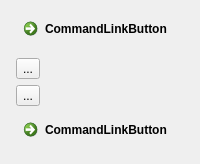
<?xml version="1.0" encoding="UTF-8"?>
<ui version="4.0">
 <class>TfWidget</class>
 <widget class="QWidget" name="TfWidget">
  <property name="windowTitle">
   <string>Form</string>
  </property>
  <layout class="QGridLayout" name="gridLayout">
   <item row="0" column="0">
    <widget class="QCommandLinkButton" name="commandLinkButton">
     <property name="sizePolicy">
      <sizepolicy hsizetype="Fixed" vsizetype="Fixed">
       <horstretch>0</horstretch>
       <verstretch>0</verstretch>
      </sizepolicy>
     </property>
     <property name="text">
      <string>CommandLinkButton</string>
     </property>
    </widget>
   </item>
   <item row="1" column="0">
    <layout class="QVBoxLayout" name="verticalLayout">
     <item>
      <widget class="QToolButton" name="toolButton_2">
       <property name="text">
        <string>...</string>
       </property>
      </widget>
     </item>
     <item>
      <widget class="QToolButton" name="toolButton">
       <property name="text">
        <string>...</string>
       </property>
      </widget>
     </item>
     <item>
      <widget class="QCommandLinkButton" name="commandLinkButton_2">
       <property name="sizePolicy">
        <sizepolicy hsizetype="Fixed" vsizetype="Fixed">
         <horstretch>0</horstretch>
         <verstretch>0</verstretch>
        </sizepolicy>
       </property>
       <property name="text">
        <string>CommandLinkButton</string>
       </property>
      </widget>
     </item>
    </layout>
   </item>
  </layout>
 </widget>
 <resources/>
 <connections/>
</ui>
